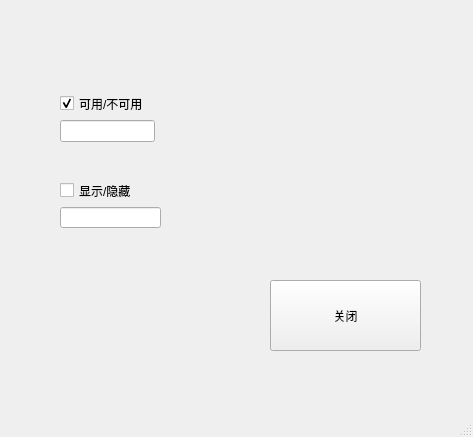
<?xml version="1.0" encoding="UTF-8"?>
<ui version="4.0">
 <class>MainWindow</class>
 <widget class="QMainWindow" name="MainWindow">
  <property name="geometry">
   <rect>
    <x>0</x>
    <y>0</y>
    <width>473</width>
    <height>437</height>
   </rect>
  </property>
  <property name="windowTitle">
   <string>MainWindow</string>
  </property>
  <widget class="QWidget" name="centralwidget">
   <widget class="QPushButton" name="pushButton">
    <property name="geometry">
     <rect>
      <x>270</x>
      <y>280</y>
      <width>151</width>
      <height>71</height>
     </rect>
    </property>
    <property name="text">
     <string>关闭</string>
    </property>
   </widget>
   <widget class="QCheckBox" name="checkBox">
    <property name="geometry">
     <rect>
      <x>60</x>
      <y>180</y>
      <width>82</width>
      <height>21</height>
     </rect>
    </property>
    <property name="text">
     <string>显示/隐藏</string>
    </property>
    <property name="checked">
     <bool>false</bool>
    </property>
   </widget>
   <widget class="QCheckBox" name="checkBox_2">
    <property name="geometry">
     <rect>
      <x>60</x>
      <y>93</y>
      <width>95</width>
      <height>21</height>
     </rect>
    </property>
    <property name="text">
     <string>可用/不可用</string>
    </property>
    <property name="checked">
     <bool>true</bool>
    </property>
   </widget>
   <widget class="QLineEdit" name="lineEdit_2">
    <property name="geometry">
     <rect>
      <x>60</x>
      <y>207</y>
      <width>101</width>
      <height>21</height>
     </rect>
    </property>
   </widget>
   <widget class="QLineEdit" name="lineEdit">
    <property name="geometry">
     <rect>
      <x>60</x>
      <y>120</y>
      <width>95</width>
      <height>22</height>
     </rect>
    </property>
   </widget>
  </widget>
  <widget class="QStatusBar" name="statusbar"/>
 </widget>
 <resources/>
 <connections>
  <connection>
   <sender>pushButton</sender>
   <signal>clicked()</signal>
   <receiver>MainWindow</receiver>
   <slot>close()</slot>
   <hints>
    <hint type="sourcelabel">
     <x>270</x>
     <y>280</y>
    </hint>
    <hint type="destinationlabel">
     <x>260</x>
     <y>312</y>
    </hint>
   </hints>
  </connection>
  <connection>
   <sender>checkBox_2</sender>
   <signal>toggled(bool)</signal>
   <receiver>lineEdit</receiver>
   <slot>setEnabled(bool)</slot>
   <hints>
    <hint type="sourcelabel">
     <x>74</x>
     <y>104</y>
    </hint>
    <hint type="destinationlabel">
     <x>70</x>
     <y>133</y>
    </hint>
   </hints>
  </connection>
  <connection>
   <sender>checkBox</sender>
   <signal>clicked(bool)</signal>
   <receiver>lineEdit_2</receiver>
   <slot>setVisible(bool)</slot>
   <hints>
    <hint type="sourcelabel">
     <x>111</x>
     <y>188</y>
    </hint>
    <hint type="destinationlabel">
     <x>107</x>
     <y>214</y>
    </hint>
   </hints>
  </connection>
 </connections>
</ui>
